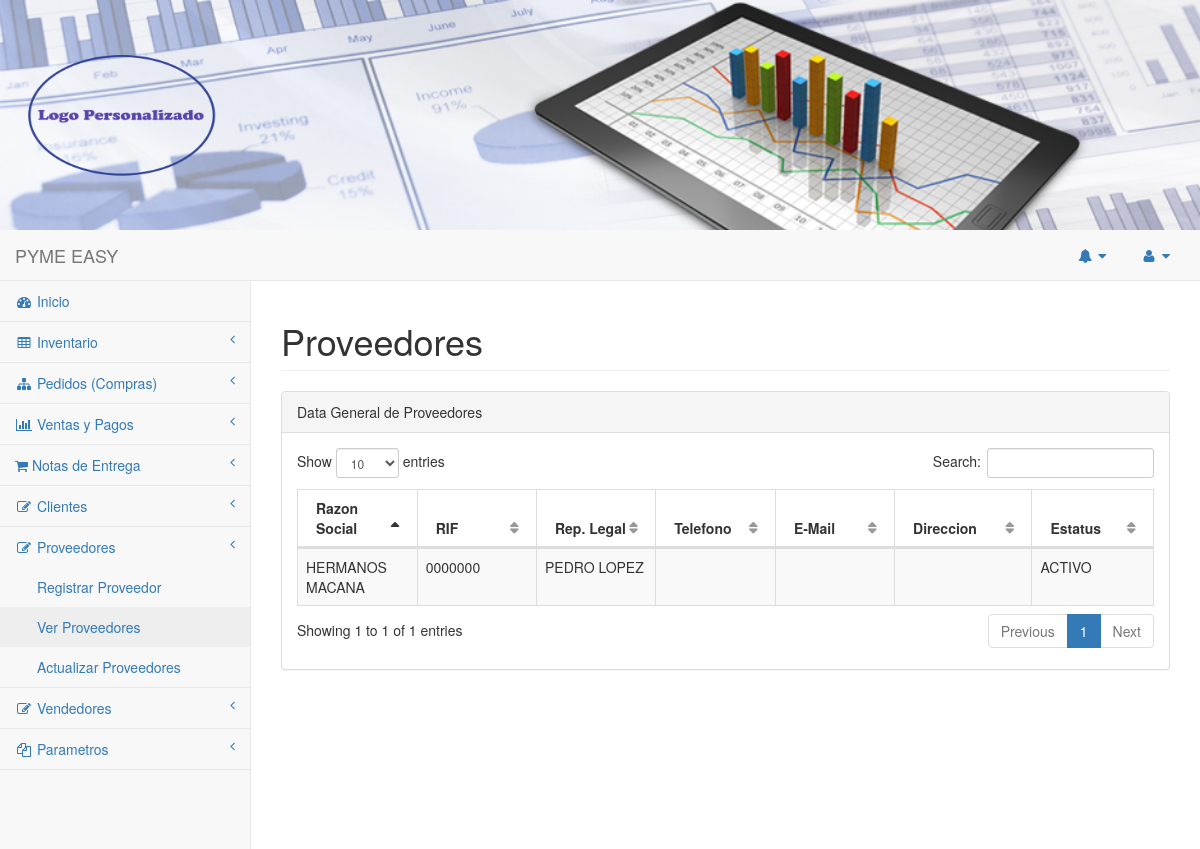
The app's page /pages/consulta_proveedores.php (signed in) with its own data.
### tables this page shows
CREATE TABLE `tbl_proveedores` (
  `idproveedor` int(11) NOT NULL,
  `rif` varchar(12) NOT NULL,
  `razon_social` varchar(50) NOT NULL,
  `representante_legal` varchar(50) DEFAULT NULL,
  `direccion` varchar(500) DEFAULT NULL,
  `fono` varchar(20) DEFAULT NULL,
  `email` varchar(100) DEFAULT NULL,
  `estatus_prov` varchar(10) NOT NULL DEFAULT 'ACTIVO'
);

### pages/consulta_proveedores.php (the view, shortened to what this page needs)
 <?php
if (isset($_SESSION['username']) && isset($_SESSION['userid']) ){
    require_once('menu.php');
    require_once('menu2.php');
    $link=crearConexion();
    $listado="SELECT * FROM tbl_proveedores order by razon_social";
    $result = $link->query($listado);
?>
<!DOCTYPE html>
<html lang="es">
<head>
    <link href="../vendor/bootstrap/css/bootstrap.min.css" rel="stylesheet">
    <link href="../vendor/metisMenu/metisMenu.min.css" rel="stylesheet">
     <link href="../css/estilo.css" rel="stylesheet">
    <link href="../vendor/datatables-plugins/dataTables.bootstrap.css" rel="stylesheet">
    <link href="../vendor/datatables-responsive/dataTables.responsive.css" rel="stylesheet">
    <link href="../dist/css/sb-admin-2.css" rel="stylesheet">
    <link href="../vendor/font-awesome/css/font-awesome.min.css" rel="stylesheet" type="text/css">
</head>
<body>
<header id="titulo">
<div class="portada">
    <div class="text">
      <IMG SRC="<?php echo $_SESSION['logo'];?>" width="230px" height="200px" >
    </div>
</div>
</header>
    <div id="wrapper">
         <nav class="navbar navbar-default navbar-static-top" role="navigation" style="margin-bottom: 0">
            <div class="navbar-header">
                <a class="navbar-brand" href="index.html">PYME EASY</a>
            </div>
           <?php  echo barra_menu2(); ?>
         <?php  echo barra_menu(); ?>
        </nav>
        <div id="page-wrapper">
            <div class="row">
                <div class="col-lg-12">
                    <h1 class="page-header">Proveedores</h1>
                </div>
            </div>
            <div class="row">
                <div class="col-lg-12">
                    <div class="panel panel-default">
                        <div class="panel-heading">
                            Data General de Proveedores
                        </div>
                        <div class="panel-body">
                            <table width="100%" class="table table-striped table-bordered table-hover" id="dataTables-example">
                                <thead>
                                    <tr>
                                        <th width="14%">Razon Social</th>
                                        <th width="14%">RIF</th>
                                        <th width="14%">Rep. Legal</th>
                                        <th width="14%">Telefono</th>
                                        <th width="14%">E-Mail</th>
                                        <th width="16%">Direccion</th>
                                        <th width="14%">Estatus</th>
                                    </tr>
                                </thead>
                                <tbody>
                      <?php
                         while ($reg = $result->fetch_assoc()) {
                      ?>
                                    <tr class="gradeA">
                                        <td><?php echo $reg['razon_social'];?></td>
                                        <td><?php echo $reg['rif'];?></td>
                                        <td><?php echo $reg['representante_legal'];?></td>
                                        <td><?php echo $reg['fono'];?></td>
                                        <td><?php echo $reg['email'];?></td>
                                        <td><?php echo $reg['direccion'];?></td>
                                        <td><?php echo $reg['estatus_prov'];?></td>
                                    </tr>
                      <?php
                         }
                      ?>
                                </tbody>
                            </table>
                        </div>
                    </div>
                </div>
            </div>
        </div>
    </div>
</body>
</html>
<?php
}else{
echo "<body>
<script type='text/javascript'>
window.location='../index.php';
</script>
</body>";
}
?>

### css/estilo.css (style rules this page uses)
.portada { background: url(../pages/images/header.jpg) no-repeat ; -webkit-background-size: cover; -moz-background-size: cover; -o-background-size: cover; background-size: cover; height: 100%; width: 100% ; text-align: left; }
.text { margin: 10px 0px 10px 0px; padding: 5px; display: inline-block; }

### records on screen
tbl_proveedores: razon_social "HERMANOS MACANA", rif "0000000", representante_legal "PEDRO LOPEZ", estatus_prov "ACTIVO"
